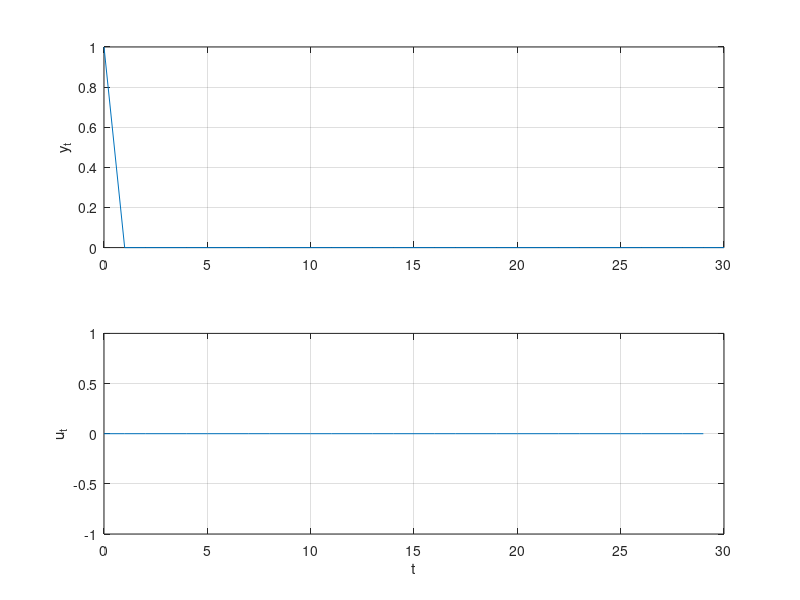

Recreate this plot in MATLAB.
% Problem 3 a)
clc; clear all; close all;

A = [0 0 0; 0 0 1; 0.1 -0.79 1.78];
B = [1 0 0.1]';
C = [0 0 1];

x0 = [0 0 1]'; 
N = 30; 
nx = size(A,2); % dimension of x
nu = size(B,2); % dimension of u

% Cost function
I_N = sparse(eye(N));
Qt = 2*diag([0, 0, 1]);
Q = sparse(kron(I_N, Qt));
Rt = 2*1;
R = sparse(kron(I_N, Rt));
G = blkdiag(Q, R);

% Equality constraint
Aeq_c1 = sparse(eye(N*nx));                         % Component 1 of A_eq
Aeq_c2 = sparse(kron(diag(ones(N-1,1),-1), -A));   % Component 2 of A_eq
Aeq_c3 = sparse(kron(I_N, -B));                    % Component 3 of A_eq
Aeq = [Aeq_c1 + Aeq_c2, Aeq_c3];

beq = sparse([A*x0; zeros((N-1)*nx,1)]);

% Inequality constraints
x_lb = -Inf(N*nx,1);
x_ub =  Inf(N*nx,1);
u_lb = -ones(N*nu,1);
u_ub =  ones(N*nu,1);
lb = [x_lb; u_lb];
ub = [x_ub; u_ub];

%% 3 a)
opt = optimset('Display','notify', 'Diagnostics','off', 'LargeScale','off');
[z_3,fval,exitflag,output,lambda] = quadprog(G,[],[],[],Aeq,beq,lb,ub,[],opt);

% Extracting variables
y_3 = [x0(3); z_3(nx:nx:N*nx)];
u_3 = z_3(N*nx+1:N*nx+N*nu);

t = 1:N;

% Plot optimal trajectory
figure('Name','3 a)');
subplot(2,1,1); plot([0,t],y_3);grid('on');ylabel('y_t')
subplot(2,1,2);plot(t-1,u_3);grid('on');xlabel('t');ylabel('u_t');